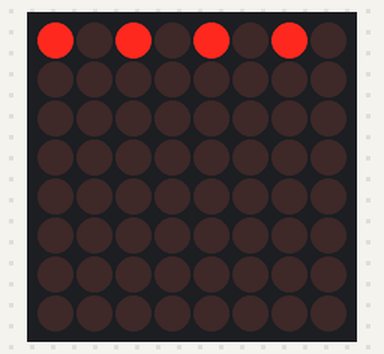
Bench run of a sketch on a simulated Arduino Uno, built with avr-gcc and run on an emulated ATmega328P. On the bench: 8×8 LED matrix. What the sketch prints to the serial monitor is not drawn.

Above: at 0.1 s.

The sketch:

8x8_LED_Matrix.ino
```cpp
#include <Wire.h>
#include "Adafruit_LEDBackpack.h"
#include "Adafruit_GFX.h"

Adafruit_LEDBackpack matrix = Adafruit_LEDBackpack();

uint8_t counter = 0;

void setup() {
  Serial.begin(9600);
  Serial.println("HT16K33 test");
  matrix.begin(0x70);  // pass in the address

  matrix.displaybuffer[0] = 0xAA;
  matrix.writeDisplay();
}

void loop() {
  delay(50000);
}
```
